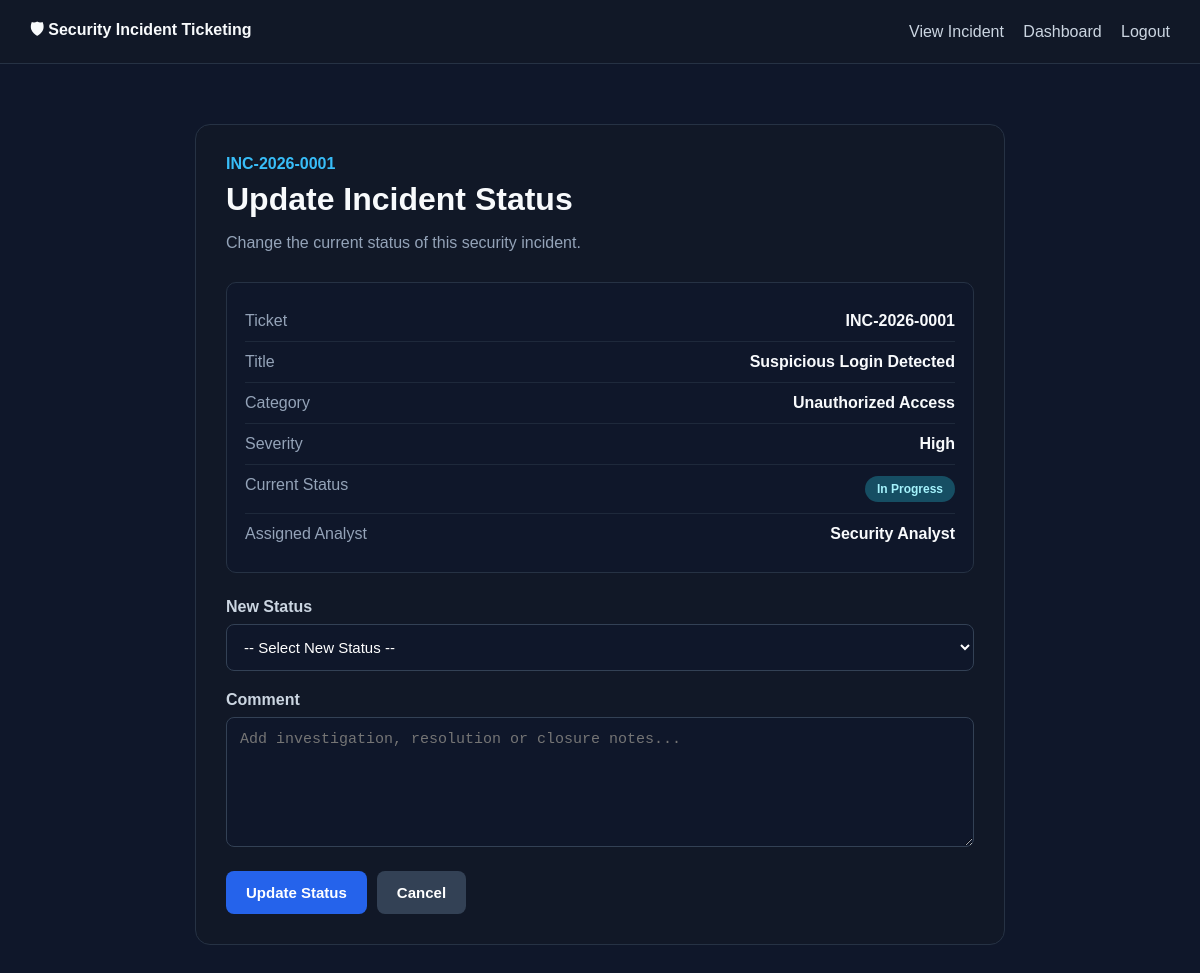
Screenshot of /incidents/update-status.php?id=1 (signed in) with the database file from the repository.
### tables this page shows
CREATE TABLE `incidents` (
  `id` int UNSIGNED NOT NULL,
  `ticket_number` varchar(30) NOT NULL,
  `title` varchar(255) NOT NULL,
  `description` text NOT NULL,
  `category_id` int UNSIGNED DEFAULT NULL,
  `severity` enum('low','medium','high','critical') NOT NULL DEFAULT 'low',
  `status` enum('open','in_progress','resolved','closed') NOT NULL DEFAULT 'open',
  `reported_by` int UNSIGNED NOT NULL,
  `assigned_to` int UNSIGNED DEFAULT NULL,
  `created_at` timestamp NULL DEFAULT CURRENT_TIMESTAMP,
  `updated_at` timestamp NULL DEFAULT CURRENT_TIMESTAMP ON UPDATE CURRENT_TIMESTAMP
);

CREATE TABLE `incident_categories` (
  `id` int UNSIGNED NOT NULL,
  `name` varchar(100) NOT NULL,
  `description` text,
  `created_at` timestamp NULL DEFAULT CURRENT_TIMESTAMP
);

CREATE TABLE `users` (
  `id` int UNSIGNED NOT NULL,
  `name` varchar(100) NOT NULL,
  `email` varchar(150) NOT NULL,
  `password` varchar(255) NOT NULL,
  `role` enum('admin','analyst','user') NOT NULL DEFAULT 'user',
  `status` enum('active','inactive') NOT NULL DEFAULT 'active',
  `created_at` timestamp NULL DEFAULT CURRENT_TIMESTAMP
);

### config/security.php (called while the page is built, shortened)
<?php
function e(?string $value): string
{
    return htmlspecialchars(
        $value ?? '',
        ENT_QUOTES,
        'UTF-8'
    );
}

### incidents/update-status.php (the view, shortened to what this page needs)
<?php
require_once __DIR__ . '/../config/database.php';
require_once __DIR__ . '/../config/security.php';
$incidentId = (int)($_GET['id'] ?? $_POST['incident_id'] ?? 0);
$stmt = $pdo->prepare(
    "SELECT
        i.*,
        c.name AS category_name,
        reporter.name AS reporter_name,
        analyst.name AS analyst_name
     FROM incidents i
     LEFT JOIN incident_categories c
        ON i.category_id = c.id
     LEFT JOIN users reporter
        ON i.reported_by = reporter.id
     LEFT JOIN users analyst
        ON i.assigned_to = analyst.id
     WHERE i.id = ?
     LIMIT 1"
);
$stmt->execute([$incidentId]);
$incident = $stmt->fetch();
$statusLabels = [
    'open' => 'Open',
    'in_progress' => 'In Progress',
    'resolved' => 'Resolved',
    'closed' => 'Closed'
];
$allowedTransitions = [
    'open' => [
        'in_progress'
    ],
    'in_progress' => [
        'open',
        'resolved'
    ],
    'resolved' => [
        'in_progress',
        'closed'
    ],
    'closed' => [
        'resolved'
    ]
];
$nextStatuses =
    $allowedTransitions[
        $incident['status']
    ] ?? [];
?>
<!DOCTYPE html>
<html lang="en">
<head>
</head>
<body>
<div class="navbar">
    <strong>
        🛡 Security Incident Ticketing
    </strong>
    <div>
        <a
            href="view.php?id=<?= e(
                (string)$incidentId
            ) ?>"
        >
            View Incident
        </a>
        <?php if (
            $_SESSION['role'] === 'admin'
        ): ?>
            <a href="../admin/dashboard.php">
                Dashboard
            </a>
        <?php elseif (
            $_SESSION['role'] === 'analyst'
        ): ?>
            <a href="../analyst/dashboard.php">
                Dashboard
            </a>
        <?php endif; ?>
        <a href="../auth/logout.php">
            Logout
        </a>
    </div>
</div>
<div class="container">
    <div class="card">
        <div class="ticket">
            <?= e(
                $incident['ticket_number']
            ) ?>
        </div>
        <h1>
            Update Incident Status
        </h1>
        <p class="subtitle">
            Change the current status of this
            security incident.
        </p>
        <div class="incident-info">
            <div class="info-row">
                <div class="label">
                    Ticket
                </div>
                <div class="value">
                    <?= e(
                        $incident['ticket_number']
                    ) ?>
                </div>
            </div>
            <div class="info-row">
                <div class="label">
                    Title
                </div>
                <div class="value">
                    <?= e(
                        $incident['title']
                    ) ?>
                </div>
            </div>
            <div class="info-row">
                <div class="label">
                    Category
                </div>
                <div class="value">
                    <?= e(
                        $incident['category_name']
                        ?? 'N/A'
                    ) ?>
                </div>
            </div>
            <div class="info-row">
                <div class="label">
                    Severity
                </div>
                <div class="value">
                    <?= e(
                        ucfirst(
                            $incident['severity']
                        )
                    ) ?>
                </div>
            </div>
            <div class="info-row">
                <div class="label">
                    Current Status
                </div>
                <div class="value">
                    <span
                        class="badge <?= e(
                            $incident['status']
                        ) ?>"
                    >
                        <?= e(
                            $statusLabels[
                                $incident['status']
                            ]
                            ??
                            $incident['status']
                        ) ?>
                    </span>
                </div>
            </div>
            <div class="info-row">
                <div class="label">
                    Assigned Analyst
                </div>
                <div class="value">
                    <?= e(
                        $incident['analyst_name']
                        ?? 'Not Assigned'
                    ) ?>
                </div>
            </div>
        </div>
        <?php if (!$nextStatuses): ?>
            <div class="notice">
                This incident currently has no
                further status transition available.
            </div>
        <?php else: ?>
            <form method="POST">
                <div class="form-group">
                    <label>
                        New Status
                    </label>
                    <select
                        name="status"
                        required
                    >
                        <option value="">
                            -- Select New Status --
                        </option>
                    </select>
                </div>
                <div class="form-group">
                    <label>
                        Comment
                    </label>
                    <textarea
                        name="comment"
                        placeholder="Add investigation, resolution or closure notes..."
                    ></textarea>
                </div>
                <div class="actions">
                    <button type="submit">
                        Update Status
                    </button>
                    <a
                        class="btn btn-secondary"
                        href="view.php?id=<?= e(
                            (string)$incidentId
                        ) ?>"
                    >
                        Cancel
                    </a>
                </div>
            </form>
        <?php endif; ?>
    </div>
</div>
</body>
</html>

### incidents/update-status.php (style rules this page uses)
* { box-sizing: border-box; }
body { margin: 0; font-family: Arial, Helvetica, sans-serif; background: #0f172a; color: #f8fafc; }
.navbar { background: #111827; border-bottom: 1px solid #263244; padding: 18px 30px; display: flex; justify-content: space-between; align-items: center; }
.navbar a { color: #cbd5e1; text-decoration: none; margin-left: 15px; }
.container { max-width: 850px; margin: 40px auto; padding: 20px; }
.card { background: #111827; border: 1px solid #263244; border-radius: 15px; padding: 30px; }
.ticket { color: #38bdf8; font-weight: 700; margin-bottom: 8px; }
h1 { margin: 0 0 10px; }
.subtitle { color: #94a3b8; margin-bottom: 30px; }
.incident-info { background: #0f172a; border: 1px solid #263244; border-radius: 10px; padding: 18px; margin-bottom: 25px; }
.info-row { display: flex; justify-content: space-between; gap: 20px; padding: 11px 0; border-bottom: 1px solid #1e293b; }
.info-row:last-child { border-bottom: none; }
.label { color: #94a3b8; }
.value { text-align: right; font-weight: 600; }
.badge { display: inline-block; padding: 6px 12px; border-radius: 20px; font-size: 12px; font-weight: 700; }
.in_progress { background: #164e63; color: #a5f3fc; }
.form-group { margin-bottom: 20px; }
label { display: block; margin-bottom: 8px; color: #cbd5e1; font-weight: 600; }
select, textarea { width: 100%; padding: 13px; border-radius: 8px; border: 1px solid #334155; background: #0f172a; color: white; outline: none; font-size: 15px; }
textarea { min-height: 130px; resize: vertical; }
.actions { display: flex; gap: 10px; flex-wrap: wrap; }
button, .btn { display: inline-block; padding: 13px 20px; border: none; border-radius: 8px; background: #2563eb; color: white; text-decoration: none; cursor: pointer; font-size: 15px; font-weight: 600; }
.btn-secondary { background: #334155; }

### rows the page displays
incidents: ticket_number "INC-2026-0001", title "Suspicious Login Detected", category.name "Unauthorized Access", severity "High", status "In Progress", assigned_to.name "Security Analyst"
